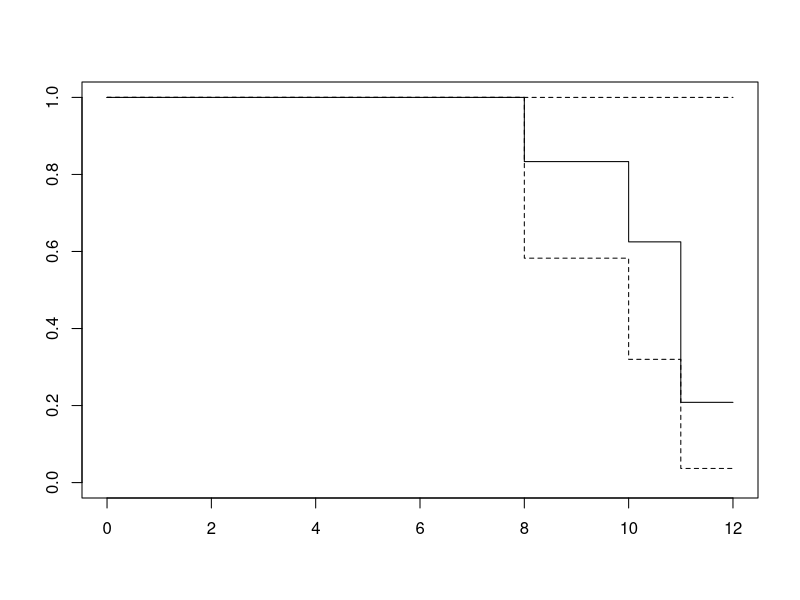

This figure's R source:
library(survival)

ID <- c(1,2,3,4,5,6)
TIME <- c(8,9,10,11,11,12)
EVENT <- c(1,0,1,1,1,0)
DATA <-  data.frame(ID,TIME,EVENT)
SURVIVAL01 <- survfit(Surv(DATA$TIME,DATA$EVENT) ~ 1)
plot(SURVIVAL01)
summary(SURVIVAL01)